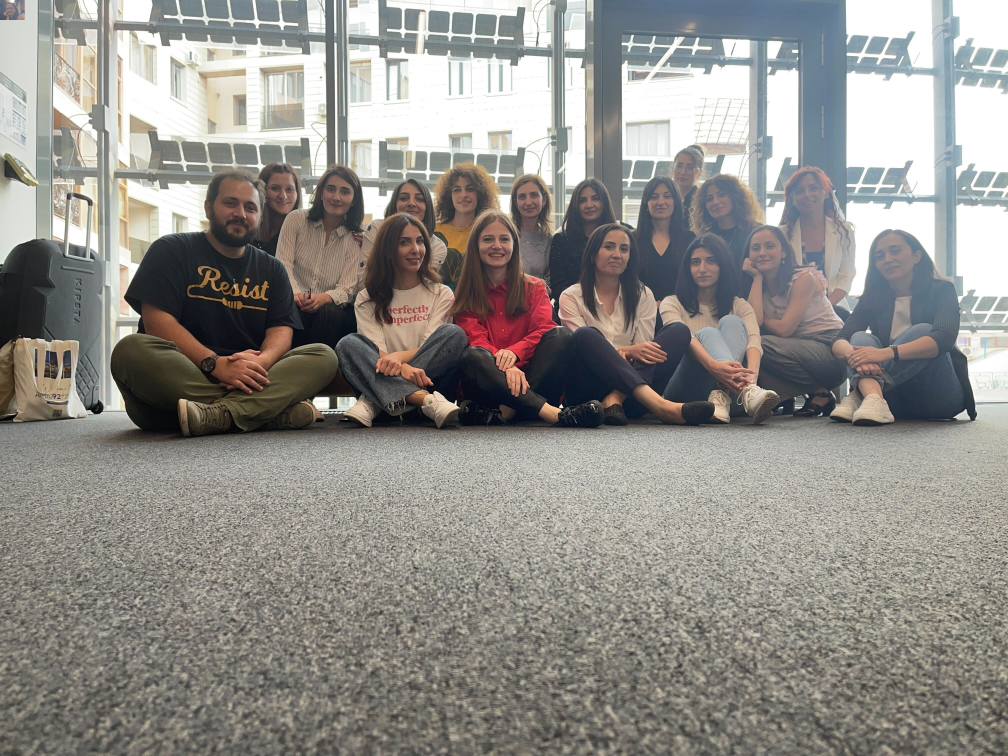
#> input picture image._1.jpg, 4032 x 3024 px, given in place of main.jpg, which was not available (shown at 1/4 size)
$ python roza.py
#> lines starting #> are read from the running program, lines starting #| are printed output that depends on the picture; pictures that were not available may be replaced by others from this repository, and a replacement may not be noted
import cv2
import numpy as np

image = cv2.imread("main.jpg")
#> image is the input picture: shape (3024, 4032, 3); mean B, G, R 138.4, 142.9, 145.7
scale_percent = 30
width = int(image.shape[1] * scale_percent / 100)
#> width = 1209
height = int(image.shape[0] * scale_percent / 100)
#> height = 907
dim = (width, height)
#> dim = (1209, 907)
resized_image = cv2.resize(image, dim, interpolation=cv2.INTER_AREA)

first = cv2.imread("anna1.jpg")
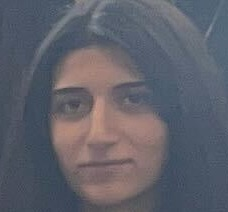
#> input picture anna1.jpg, 228 x 212 px
#> first is the input picture: shape (212, 228, 3); mean B, G, R 107, 97.4, 96.5
scale_percent2 = 30
width2 = int(first.shape[1] * scale_percent2 / 100)
#> width2 = 68
height2 = int(first.shape[0] * scale_percent2 / 100)
#> height2 = 63
dim2 = (width2, height2)
#> dim2 = (68, 63)
resized_first = cv2.resize(first, dim2, interpolation=cv2.INTER_AREA)

other = cv2.imread("flora1.jpg")
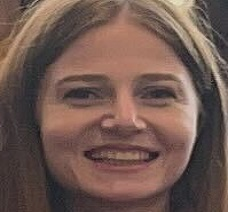
#> input picture flora1.jpg, 228 x 212 px
#> other is the input picture: shape (212, 228, 3); mean B, G, R 80.9, 88.8, 112.9
scale_percent3 = 30
width3 = int(other.shape[1] * scale_percent3 / 100)
#> width3 = 68
height3 = int(other.shape[0] * scale_percent3 / 100)
#> height3 = 63
dim3 = (width3, height3)
#> dim3 = (68, 63)
resized_other = cv2.resize(other, dim3, interpolation=cv2.INTER_AREA)
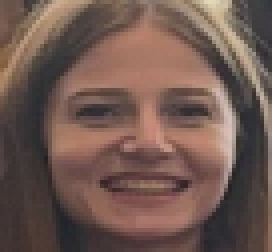
#> resized_other: shape (63, 68, 3) (shown 4 times larger); mean B, G, R 80.9, 88.8, 112.9

result = cv2.matchTemplate(resized_first, resized_image, cv2.TM_SQDIFF_NORMED)
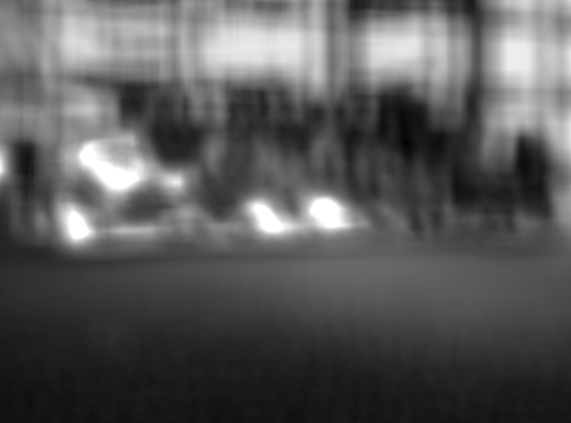
#> result: shape (845, 1142) float32 (shown at 1/2 size); min 0.000832, max 1, mean 0.352
min_val, max_val, min_loc, max_loc = cv2.minMaxLoc(result)
#> min_val = 0.000832; max_val = 1; min_loc = (813, 283); max_loc = (178, 292)
# print(min_val, max_val, min_loc, max_loc)
x, y = min_loc
#> x = 813; y = 283
t_row, t_col = resized_first.shape[:2]
#> t_row = 63; t_col = 68
resized_image[y:y + t_row, x: x + t_col] = resized_other
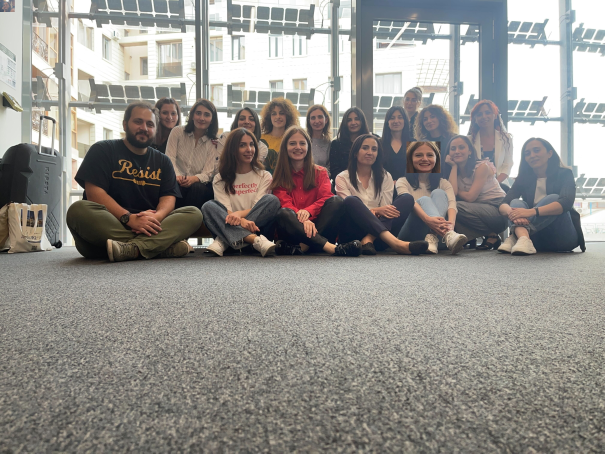
#> resized_image: shape (907, 1209, 3) (shown at 1/2 size); mean B, G, R 138.3, 142.9, 145.7


cv2.imshow('Detect', resized_image)
cv2.waitKey(0)
cv2.destroyAllWindows()
print("hello Lusine")
print("jsdjdjsdj")

print("hello from Ruzan")
